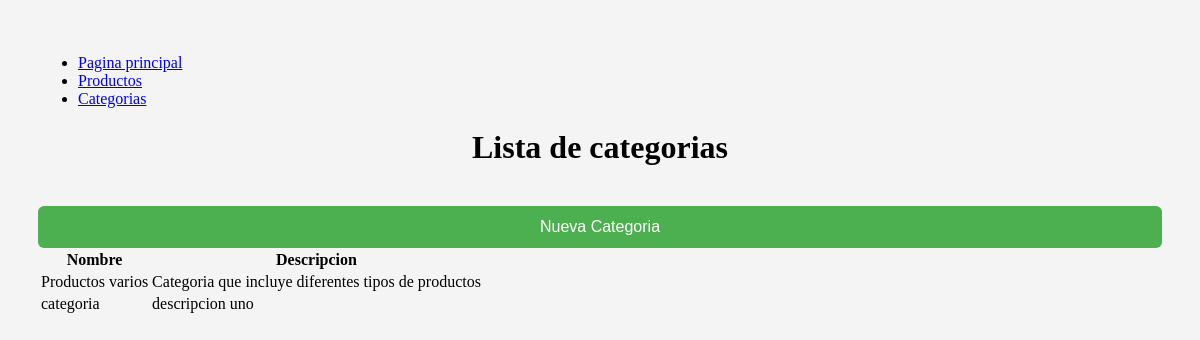
The app's page /categoria/ with its own data.
### app1/models.py (models this page shows, shortened)
class Categoria(models.Model):
    nombre = models.CharField(max_length=50)
    descripcion = models.TextField()

### app1/views.py (the view)
# urls.py: path('categoria/',views.vercategorias,name='categorias'),
def vercategorias(request):
    categorias = Categoria.objects.all()
    return render(request,'categorias.html',{"categorias":categorias})

### app1/templates/categorias.html
{%extends 'base.html'%}
{%block body%}
    <h1>Lista de categorias</h1>
    <a href="{%url 'crearcategoria'%}"><button>Nueva Categoria</button></a>
    <table>
        <thead>
            <tr>
                <th>Nombre</th>
                <th>Descripcion</th>
            </tr>
        </thead>
        <tbody>
            {%for categoria in categorias%}
            <tr>
                <td>{{categoria.nombre}}</td>
                <td>{{categoria.descripcion}}</td>
            </tr>
            {%endfor%}
        </tbody>
    </table>
{%endblock%}

### app1/templates/base.html (style rules this page uses)
h1 { text-align: center; margin-bottom: 20px; }
body { padding: 30px; background: #f4f4f4; }
button { width: 100%; padding: 12px; margin-top: 20px; background-color: #4caf50; color: white; border: none; border-radius: 6px; font-size: 16px; }

### records on screen
Categoria: nombre "Productos varios", descripcion "Categoria que incluye diferentes tipos de productos"
Categoria: nombre "categoria", descripcion "descripcion uno"
